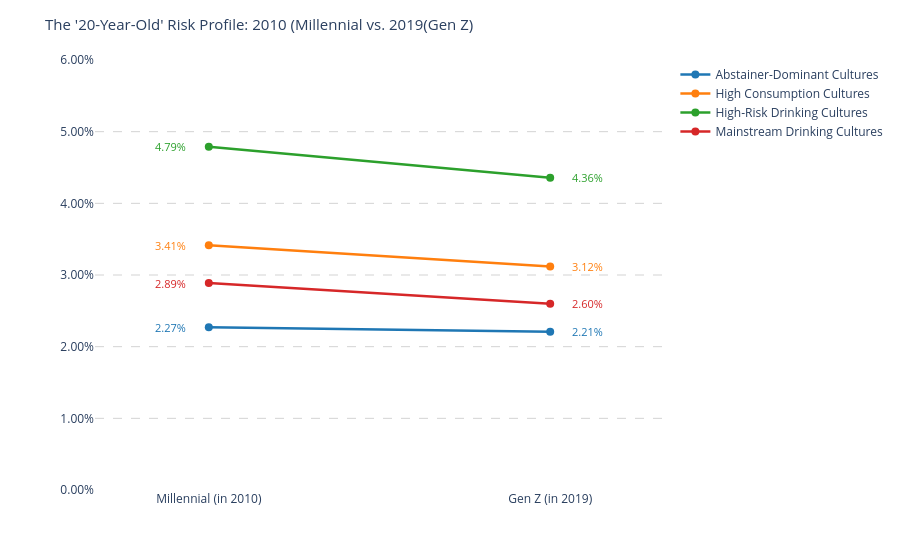

The notebook cell saved with this chart:
### Code cell
fig = go.Figure()

colors = {
    'High-Risk Drinking Cultures': '#2ca02c',
    'High Consumption Cultures': '#ff7f0e',
    'Mainstream Drinking Cultures': '#d62728',
    'Abstainer-Dominant Cultures': '#1f77b4'
}

for cluster in pivot_cluster.index:
    val_2010 = pivot_cluster.loc[cluster, 2010]
    val_2019 = pivot_cluster.loc[cluster, 2019]
    color = colors.get (cluster, 'grey')

    fig.add_trace(go.Scatter(
        x=[2010,2019],
        y=[val_2010, val_2019],
        mode='lines+markers',
        name=cluster,
        line=dict(color=color, width=2.5),
        marker=dict (size=8),
        hovertemplate=f'<b>{cluster}</b><br>Year: %{{x}}<>brPrevalence: %{{y:.2%}}<extra></extra>'
    ))

    fig.add_annotation(
        x=2019, y=val_2019,
        text=f'<br>{val_2019*100:.2f}%',
        xanchor='left',showarrow=False,
        font=dict(size=11, color=color),
        xshift=20
    )
    fig.add_annotation(
        x=2009, y=val_2010,
        text=f'<br>{val_2010*100:.2f}%',
        xanchor='center',showarrow=False,
        font=dict(size=11, color=color),
        

    )
fig.update_layout(
    title=dict(text="The '20-Year-Old' Risk Profile: 2010 (Millennial vs. 2019(Gen Z)", font=dict(size=15)),
    plot_bgcolor='white',
    showlegend=True,
    height=550,
    width=900,
    xaxis=dict(
        tickvals=[2010,2019],
        ticktext=['Millennial (in 2010)', 'Gen Z (in 2019)'],
        showgrid=False,
        range=[2007, 2022]
    ),
    yaxis=dict(
        tickformat='.2%',
        showgrid=True,
        gridcolor='lightgrey',
        gridwidth=1,
        griddash='dash',
        range=[0,0.06]
    ),
    margin=dict(l=95, r=200, t=60, b=60)    
)
fig.show()

### Figure 1 — Plotly figure (JSON) as saved in the notebook; plotly's stock layout.template omitted (floating-point values rounded to 4 significant figures)
{"data": [{"hovertemplate": "<b>Abstainer-Dominant Cultures</b><br>Year: %{x}<>brPrevalence: %{y:.2%}<extra></extra>", "line": {"color": "#1f77b4", "width": 2.5}, "marker": {"size": 8}, "mode": "lines+markers", "name": "Abstainer-Dominant Cultures", "type": "scatter", "x": [2010, 2019], "y": [0.02271, 0.02208]}, {"hovertemplate": "<b>High Consumption Cultures</b><br>Year: %{x}<>brPrevalence: %{y:.2%}<extra></extra>", "line": {"color": "#ff7f0e", "width": 2.5}, "marker": {"size": 8}, "mode": "lines+markers", "name": "High Consumption Cultures", "type": "scatter", "x": [2010, 2019], "y": [0.03414, 0.03119]}, {"hovertemplate": "<b>High-Risk Drinking Cultures</b><br>Year: %{x}<>brPrevalence: %{y:.2%}<extra></extra>", "line": {"color": "#2ca02c", "width": 2.5}, "marker": {"size": 8}, "mode": "lines+markers", "name": "High-Risk Drinking Cultures", "type": "scatter", "x": [2010, 2019], "y": [0.04788, 0.04358]}, {"hovertemplate": "<b>Mainstream Drinking Cultures</b><br>Year: %{x}<>brPrevalence: %{y:.2%}<extra></extra>", "line": {"color": "#d62728", "width": 2.5}, "marker": {"size": 8}, "mode": "lines+markers", "name": "Mainstream Drinking Cultures", "type": "scatter", "x": [2010, 2019], "y": [0.02888, 0.02599]}], "layout": {"annotations": [{"font": {"color": "#1f77b4", "size": 11}, "showarrow": false, "text": "<br>2.21%", "x": 2019, "xanchor": "left", "xshift": 20, "y": 0.02208}, {"font": {"color": "#1f77b4", "size": 11}, "showarrow": false, "text": "<br>2.27%", "x": 2009, "xanchor": "center", "y": 0.02271}, {"font": {"color": "#ff7f0e", "size": 11}, "showarrow": false, "text": "<br>3.12%", "x": 2019, "xanchor": "left", "xshift": 20, "y": 0.03119}, {"font": {"color": "#ff7f0e", "size": 11}, "showarrow": false, "text": "<br>3.41%", "x": 2009, "xanchor": "center", "y": 0.03414}, {"font": {"color": "#2ca02c", "size": 11}, "showarrow": false, "text": "<br>4.36%", "x": 2019, "xanchor": "left", "xshift": 20, "y": 0.04358}, {"font": {"color": "#2ca02c", "size": 11}, "showarrow": false, "text": "<br>4.79%", "x": 2009, "xanchor": "center", "y": 0.04788}, {"font": {"color": "#d62728", "size": 11}, "showarrow": false, "text": "<br>2.60%", "x": 2019, "xanchor": "left", "xshift": 20, "y": 0.02599}, {"font": {"color": "#d62728", "size": 11}, "showarrow": false, "text": "<br>2.89%", "x": 2009, "xanchor": "center", "y": 0.02888}], "height": 550, "margin": {"b": 60, "l": 95, "r": 200, "t": 60}, "plot_bgcolor": "white", "showlegend": true, "title": {"font": {"size": 15}, "text": "The '20-Year-Old' Risk Profile: 2010 (Millennial vs. 2019(Gen Z)"}, "width": 900, "xaxis": {"range": [2007, 2022], "showgrid": false, "ticktext": ["Millennial (in 2010)", "Gen Z (in 2019)"], "tickvals": [2010, 2019]}, "yaxis": {"gridcolor": "lightgrey", "griddash": "dash", "gridwidth": 1, "range": [0, 0.06], "showgrid": true, "tickformat": ".2%"}}}
